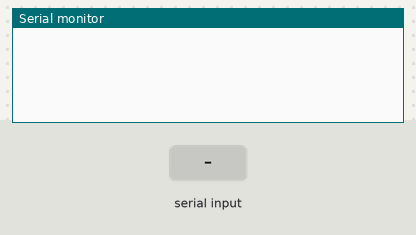
This sketch was run on a simulated Arduino Uno, built with avr-gcc and run on an emulated ATmega328P. On the bench: the last lines printed to the serial monitor. The test bench sets the inputs (shaded band).

Above: at 1.2 s.
1.3 s: "90,45\n" received over Serial
At 2.0 s:
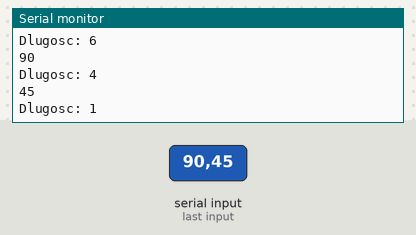
3.0 s: "30,150\n" received over Serial
At 4.1 s:
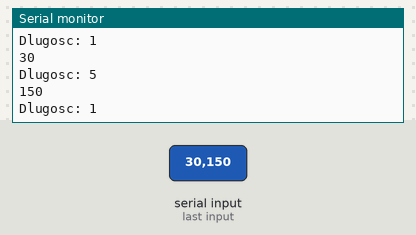
Timing chart, 0 to 6.0 s (numbered marks = the images above; inputs shaded):
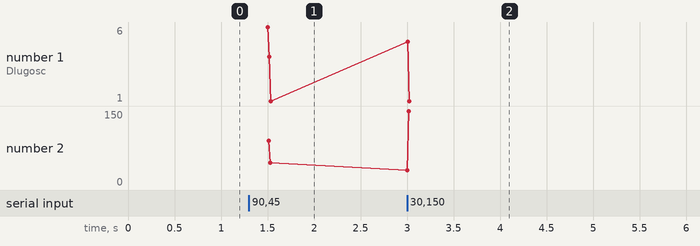

The sketch:

serial-comunication.ino
```cpp
void setup() {
    Serial.begin(9600);
    Serial.setTimeout(5000);
}

void loop() {
    Serial.flush();

    while(Serial.available() == 0) {
        delay(500);
    }

    Serial.print("Dlugosc: ");
    Serial.println(Serial.available());

    // // // String
    // if (Serial.available()) {
    //     String command;

    //     command = Serial.readString();

    //     Serial.println(command);

    //     if (command == "go\n") {
    //         // ...
    //         Serial.println("Do A");
    //     } else {
    //         // ...
    //         Serial.println("Do B");
    //     }
    // }

    // if (Serial.available()) {
    //     String command;

    //     command = Serial.readStringUntil('g');

    //     Serial.println(command);
    // }

    // while(Serial.available()) {
    //     int c;

    //     c = Serial.read();

    //     Serial.println(c, DEC);
    //     Serial.println(c, HEX);
    //     Serial.println("-----"
    // }

    // if (Serial.available()) {
    //     double input;

    //     input = Serial.parseFloat();

    //     Serial.println(input);
    // }

    if (Serial.available()) {
        int input;

        input = Serial.parseInt();

        Serial.println(input);
    }
}
```

Measured:
- after the input at 1.3 s, the serial monitor: prints a new line after 0.20 s (image 1)
- after the input at 3.0 s, the serial monitor: prints a new line at once (image 2)
